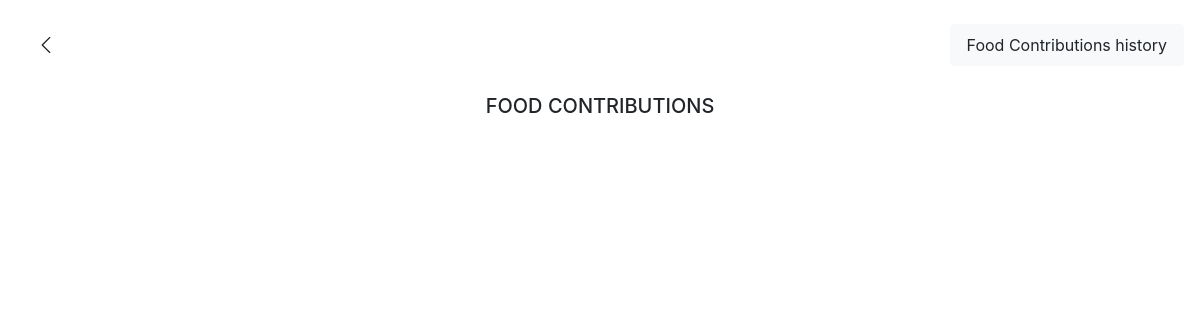
The app's page /communities/community_food_watch, older data.
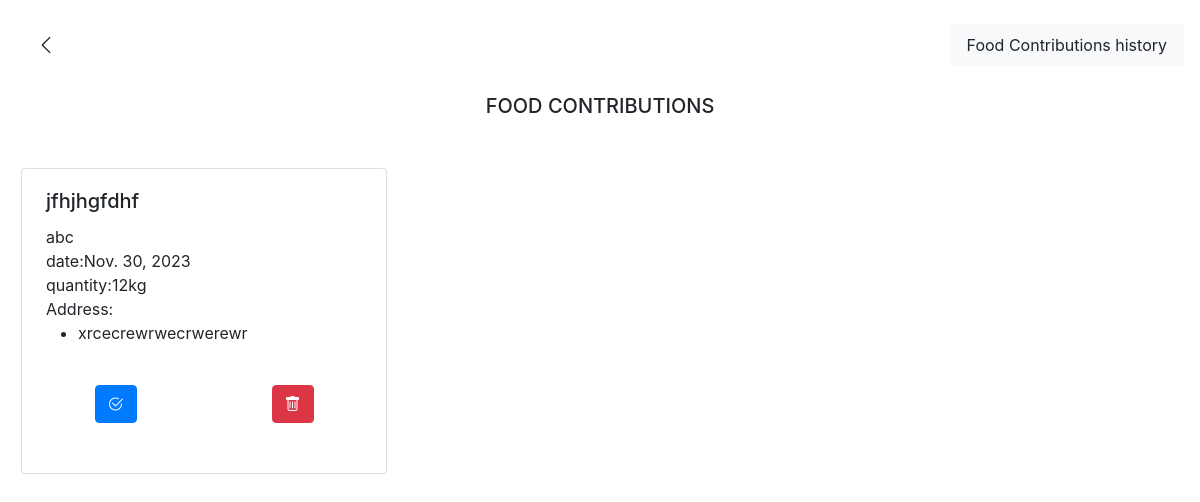
The same page, newer data.
### base/models.py (models this page shows, shortened)
class Food(models.Model):
    given_by = models.ForeignKey(User, on_delete=models.CASCADE)
    taken_by = models.CharField(max_length=20, null=True)
    food_name = models.CharField(max_length=20)
    quantity = models.IntegerField()
    date = models.DateField(blank=True, null=True)
    status = models.CharField(max_length=15, choices=status, default="pending")

class base_models(models.Model):
    user = models.OneToOneField(User, on_delete=models.CASCADE)
    user_type = models.CharField(max_length=15, choices=choices, null=True)
    address = models.CharField(max_length=100, null=True)
    hotel_license = models.CharField(max_length=20, null=True)

### communities/views.py (the view)
# urls.py: path('community_food_watch', views.community_food_watch, name="community_food_watch"),
def community_food_watch(request):
    foods = Food.objects.all()
    details = base_models.objects.all()
    context = {
        'foods': foods,
        'details': details,
    }
    return render(request, 'community_food_watch.html', context)

### communities/templates/community_food_watch.html (shortened to what this page needs)
{% extends 'base.html' %} {% block title %}Contributed Foods{% endblock %} {% block extlink%}
<link
  href="https://cdn.jsdelivr.net/npm/bootstrap@5.3.0-alpha3/dist/css/bootstrap.min.css"
  rel="stylesheet"
/>
<link
  rel="stylesheet"
  href="https://maxcdn.bootstrapcdn.com/bootstrap/4.0.0/css/bootstrap.min.css"
/>
<link rel="stylesheet" href="https://cdn.jsdelivr.net/npm/bootstrap-icons@1.3.0/font/bootstrap-icons.css">
<link href="https://cdnjs.cloudflare.com/ajax/libs/font-awesome/5.15.3/css/all.min.css" rel="stylesheet">
{% endblock %}
{% block content %} {% load static %}
<nav class="navbar navbar-expand-lg navbar-light">
    <a class="navbar-brand" href="community_home" style="padding-left:20px;"><i class="bi bi-chevron-left"></i></a>
    <div class="collapse navbar-collapse" id="navbarSupportedContent">
        <ul class="navbar-nav mr-auto">
        <li class="nav-item active px-1 py-2">
        </li>
        </ul>
        <a class="btn btn-light nav-link" href="community_food_history" role="button">
            Food Contributions history
        </a>
    </div>
  </nav>
<div class="card-body row">
    <h5 class="card-title text-uppercase mb-0 col" style="text-align:center; padding-bottom:50px;">Food contributions</h5>
    <div class="table-responsive px-3">
        <div class="row">
            {% for i in foods %}
            {% if i.status == "pending" %}
            <div class="col-md-4 mb-2">
                <div class="card" style="">
                    <div class="card-body py-3">
                        <div class="row py-1 px-1">
                            <div class="col">
                                <h5>{{ i.food_name }}</h5>
                            </div>
                            <div class="col" style="text-align: right;">
                            </div>
                        </div>
                        <div class="px-1">
                            {{ i.given_by }}<br>
                                date:{{ i.date }}<br>
                                quantity:{{ i.quantity }}kg<br>
                                Address:
                                    <ul>
                                    {% for j in details  %}
                                    {% if i.given_by == j.user %}
                                        <li>{{ j.address }}</li>
                                    {% endif %}
                                    {% endfor %}
                                    </ul>
                        </div>
                        <div class="row justify-content-between py-4">
                            <div class="col-md-6 text-center">
                                <form method="post" action="approve_food" style="padding-bottom: 10px;">
                                    <button type="submit" class="btn btn-primary"><i class="bi bi-check2-circle"></i></i></button>
                                </form>
                            </div>
                            <div class="col-md-6 text-center">
                                <form method="post" action="delete_food" style="padding-bottom: 10px;">
                                    <button type="submit" class="btn btn-danger"><i class="bi bi-trash"></i></button>
                                </form>
                            </div>
                        </div>
                    </div>
                </div>
            </div>
            {% endif %}
            {% endfor %}
        </div>
    </div>
    </div>
{% endblock %}

Row changes from the older to the newer data that the page shows:
added Food: food_name "jfhjhgfdhf", given_by "abc", date "Nov. 30, 2023", quantity "12"
added base_models: address "xrcecrewrwecrwerewr"
